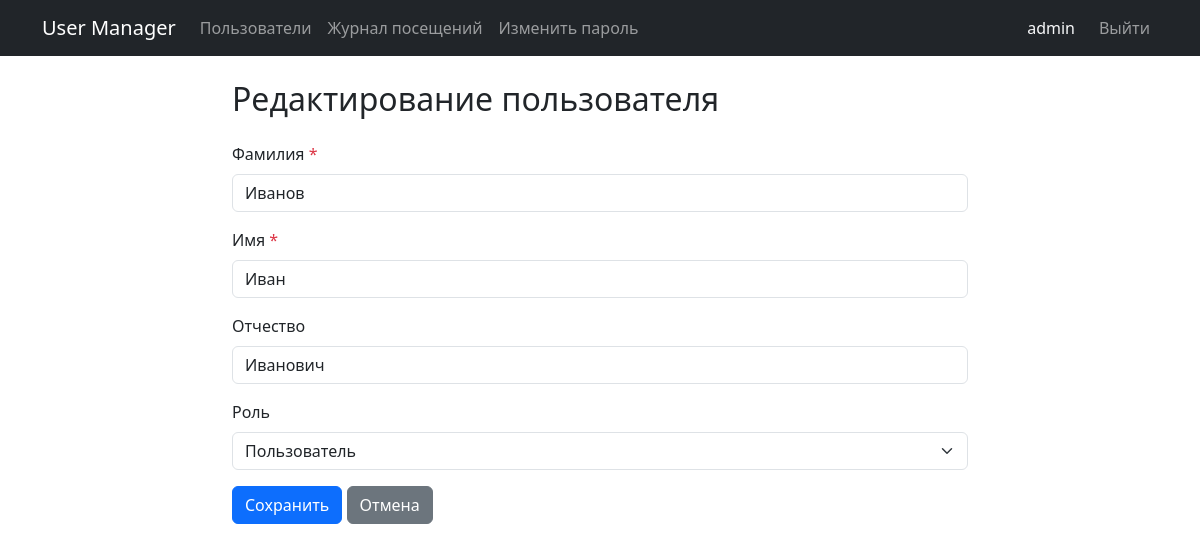
The page /users/3/edit (signed in) on the database its author committed.
### models.py (models this page shows, shortened)
class User(db.Model, UserMixin):
    __tablename__ = 'users'
    id = db.Column(db.Integer, primary_key=True)
    login = db.Column(db.String(50), unique=True, nullable=False)
    password_hash = db.Column(db.String(128), nullable=False)
    last_name = db.Column(db.String(50), nullable=False)
    first_name = db.Column(db.String(50), nullable=False)
    middle_name = db.Column(db.String(50), nullable=True)
    role_id = db.Column(db.Integer, db.ForeignKey('roles.id'), nullable=True)
    created_at = db.Column(db.DateTime, default=datetime.utcnow)
    @property
    def is_admin(self):
        return self.role_id == 1

### app.py (the view, shortened to what this page needs)
@app.route('/users/<int:user_id>/edit', methods=['GET', 'POST'])
@login_required
@check_rights('edit')  # Админ или сам пользователь
def user_edit(user_id):
    user = User.query.get_or_404(user_id)
    roles = Role.query.all()
    form_data = {
        'last_name': user.last_name,
        'first_name': user.first_name,
        'middle_name': user.middle_name,
        'role_id': user.role_id
    }
    return render_template('user_form.html', roles=roles, form_data=form_data, errors={}, is_edit=True, user=user)

### app.py (called while the page is built, shortened)
@login_manager.user_loader
def load_user(user_id):
    return User.query.get(int(user_id))

@app.before_request
def log_request_info():
    if request.path.startswith('/static'):
        return
    user_id = current_user.id if current_user.is_authenticated else None
    visit = Visit(path=request.path, user_id=user_id)
    db.session.add(visit)
    db.session.commit()

def check_rights(action):
    def decorator(func):
        @wraps(func)
        def wrapper(*args, **kwargs):
            if not current_user.is_authenticated:
                return redirect(url_for('login'))
            has_rights = False
            if current_user.is_admin:
                has_rights = True
            if not has_rights:
                flash("У вас недостаточно прав для доступа к данной странице.", "danger")
                return redirect(url_for('index'))
            return func(*args, **kwargs)
        return wrapper
    return decorator

@app.context_processor
def inject_permissions():
    def can_user_perform(action, record=None):
        if not current_user.is_authenticated:
            return False
        if current_user.is_admin:
            return True
        if action == 'edit' or action == 'show':
            return record and record.id == current_user.id
        return False
    return dict(can_user_perform=can_user_perform)

### templates/user_form.html
{% extends 'base.html' %}
{% from 'macros.html' import render_user_form %}
{% block content %}
<div class="row justify-content-center">
    <div class="col-md-8">
        <h2 class="mb-4">{{ 'Редактирование' if is_edit else 'Создание' }} пользователя</h2>
        {% set disable_role = is_edit and not current_user.is_admin %}
        {% if is_edit %}
            {{ render_user_form(url_for('user_edit', user_id=user.id), roles, form_data, errors, is_edit=True, disable_role=disable_role) }}
        {% else %}
            {{ render_user_form(url_for('user_create'), roles, form_data, errors, is_edit=False) }}
        {% endif %}
    </div>
</div>
{% endblock %}

### templates/base.html (shortened to what this page needs)
<!doctype html>
<html lang="ru">
  <head>
    <link href="https://cdn.jsdelivr.net/npm/bootstrap@5.3.0/dist/css/bootstrap.min.css" rel="stylesheet">
  </head>
  <body>
    <nav class="navbar navbar-expand-lg navbar-dark bg-dark mb-4">
      <div class="container">
        <a class="navbar-brand" href="{{ url_for('index') }}">User Manager</a>
        <div class="navbar-nav me-auto">
            <a class="nav-link" href="{{ url_for('index') }}">Пользователи</a>
            {% if current_user.is_authenticated %}
                <a class="nav-link" href="{{ url_for('logs.index') }}">Журнал посещений</a>
                <a class="nav-link" href="{{ url_for('change_password') }}">Изменить пароль</a>
            {% endif %}
        </div>
        <div class="navbar-nav">
            {% if current_user.is_authenticated %}
                <span class="nav-item nav-link disabled text-light me-2">{{ current_user.login }}</span>
                <a class="nav-link" href="{{ url_for('logout') }}">Выйти</a>
            {% else %}
                <a class="nav-link" href="{{ url_for('login') }}">Войти</a>
            {% endif %}
        </div>
      </div>
    </nav>
    <div class="container">
        {% block content %}{% endblock %}
    </div>
  </body>
</html>

### templates/macros.html (shortened to what this page needs)
{% macro render_user_form(action_url, roles, form_data, errors, is_edit=False, disable_role=False) %}
<form method="POST" action="{{ action_url }}" novalidate>
    <div class="mb-3">
        <label class="form-label">Фамилия <span class="text-danger">*</span></label>
        <input type="text" name="last_name"
               class="form-control {{ 'is-invalid' if errors.get('last_name') }}"
               value="{{ form_data.get('last_name', '') }}">
    </div>
    <div class="mb-3">
        <label class="form-label">Имя <span class="text-danger">*</span></label>
        <input type="text" name="first_name"
               class="form-control {{ 'is-invalid' if errors.get('first_name') }}"
               value="{{ form_data.get('first_name', '') }}">
    </div>
    <div class="mb-3">
        <label class="form-label">Отчество</label>
        <input type="text" name="middle_name" class="form-control"
               value="{{ form_data.get('middle_name', '') }}">
    </div>
    <div class="mb-3">
        <label class="form-label">Роль</label>
        <select name="role_id" class="form-select" {{ 'disabled' if disable_role }}>
            {% for role in roles %}
                <option value="{{ role.id }}"
                    {% if form_data.get('role_id')|string == role.id|string %}selected{% endif %}>
                    {{ role.name }}
                </option>
            {% endfor %}
        </select>
    </div>
    <button type="submit" class="btn btn-primary">Сохранить</button>
    <a href="{{ url_for('index') }}" class="btn btn-secondary">Отмена</a>
</form>
{% endmacro %}

### rows shown on the page
User: login "admin"
User: last_name "Иванов", first_name "Иван", middle_name "Иванович"

### other values the page prints
{{ 'Редактирование' if is_edit else 'Создание' }} "Редактирование"
form field role_id "Пользователь"
